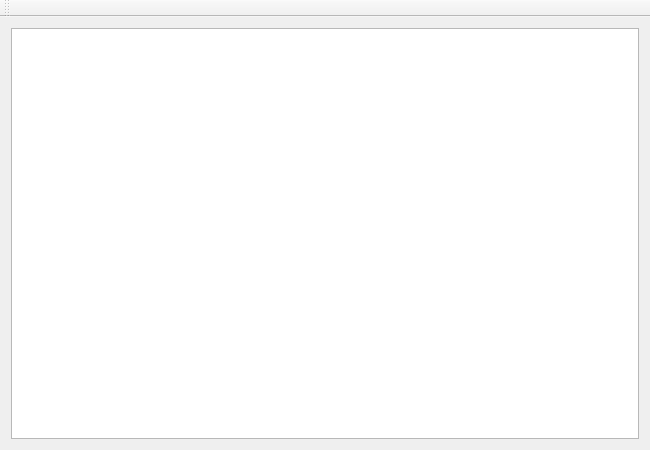
<?xml version="1.0" encoding="UTF-8"?>
<ui version="4.0">
 <class>MainWindow</class>
 <widget class="QMainWindow" name="MainWindow">
  <property name="geometry">
   <rect>
    <x>0</x>
    <y>0</y>
    <width>650</width>
    <height>450</height>
   </rect>
  </property>
  <property name="minimumSize">
   <size>
    <width>650</width>
    <height>450</height>
   </size>
  </property>
  <property name="windowTitle">
   <string>RayCaster</string>
  </property>
  <widget class="QWidget" name="centralWidget">
   <layout class="QVBoxLayout" name="verticalLayout">
    <item>
     <widget class="QGraphicsView" name="graphicsView"/>
    </item>
   </layout>
  </widget>
  <widget class="QToolBar" name="mainToolBar">
   <attribute name="toolBarArea">
    <enum>TopToolBarArea</enum>
   </attribute>
   <attribute name="toolBarBreak">
    <bool>false</bool>
   </attribute>
  </widget>
 </widget>
 <layoutdefault spacing="6" margin="11"/>
 <resources/>
 <connections/>
</ui>
